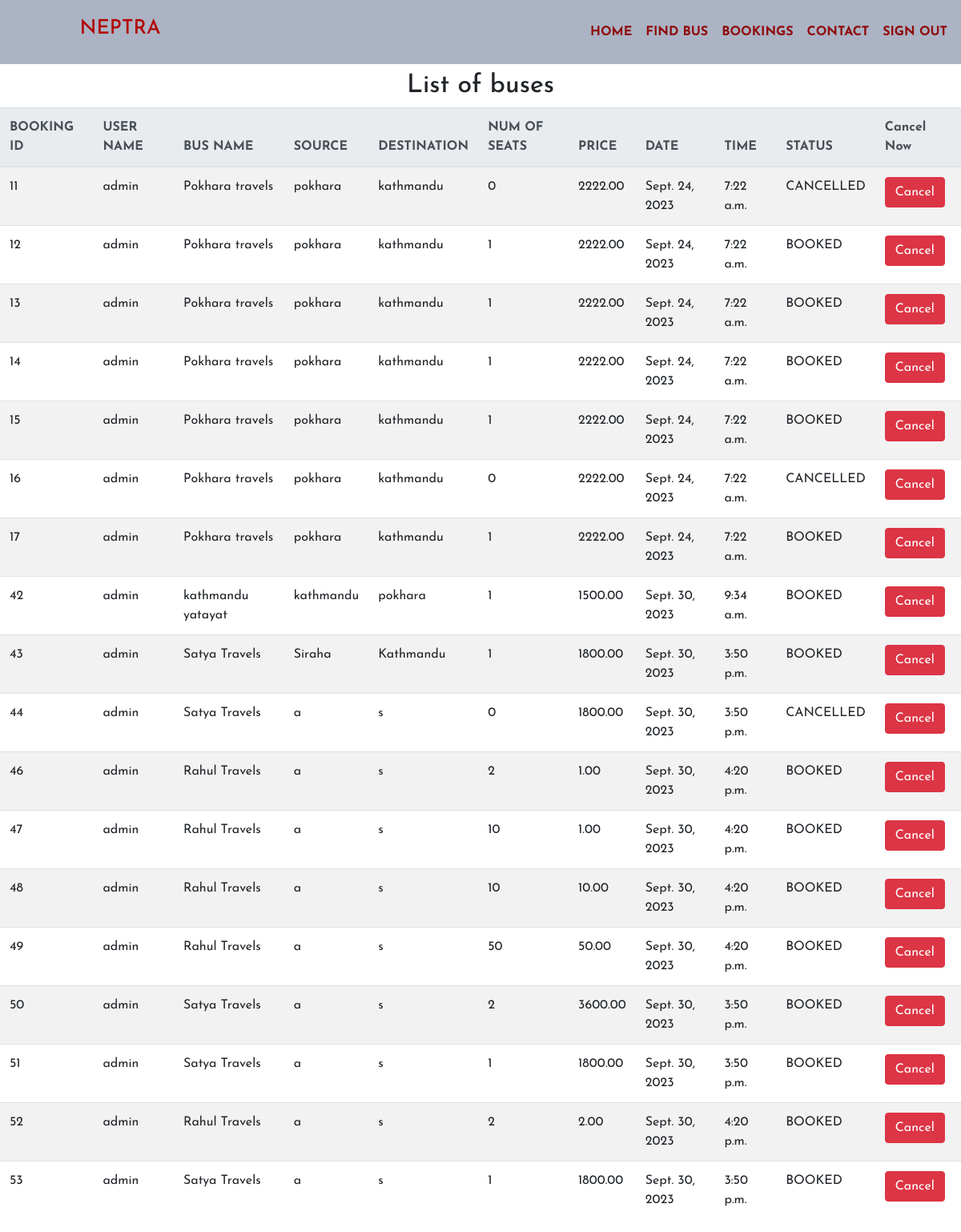
Screenshot of /seebookings (signed in) with the database file from the repository.
### myapp/models.py (models this page shows, shortened)
class Book(models.Model):
    BOOKED = 'B'
    CANCELLED = 'C'
    TICKET_STATUSES = ((BOOKED, 'Booked'),
                       (CANCELLED, 'Cancelled'),)
    email = models.EmailField()
    name = models.CharField(max_length=30)
    userid =models.CharField(max_length=5)
    busid=models.CharField(max_length=5)
    bus_name = models.CharField(max_length=30)
    source = models.CharField(max_length=30)
    dest = models.CharField(max_length=30)
    nos = models.DecimalField(decimal_places=0, max_digits=2)
    price = models.DecimalField(decimal_places=2, max_digits=6)
    date = models.DateField()
    time = models.TimeField()
    status = models.CharField(choices=TICKET_STATUSES, default=BOOKED, max_length=2)

### myapp/views.py (the view)
# urls.py: path('seebookings', views.seebookings, name="seebookings"),
@login_required(login_url='signin')
def seebookings(request,new={}):
    context = {}
    id_r = request.user.id
    book_list = Book.objects.filter(userid=id_r)
    if book_list:
        return render(request, 'myapp/booklist.html', locals())
    else:
        context["error"] = "Sorry no buses booked"
        return render(request, 'myapp/findbus.html', context)

### myapp/templates/myapp/booklist.html (shortened to what this page needs)
{% extends 'myapp/base.html' %}
{% block cssfile%}
<link rel="stylesheet" href="https://cdn.jsdelivr.net/npm/bootstrap@4.0.0/dist/css/bootstrap.min.css">
{% endblock %}
{% block content %}
<h2 style="text-align: center;">List of buses</h2>
<table class="table table-striped">
    <thead class="thead-light">
    <th scope="col">BOOKING ID</th>
    <th scope="col">USER NAME</th>
    <th  scope="col">BUS NAME</th>
    <th scope="col">SOURCE</th>
    <th scope="col">DESTINATION</th>
    <th scope="col">NUM OF SEATS</th>
    <th scope="col">PRICE</th>
    <th scope="col">DATE</th>
    <th scope="col">TIME</th>
    <th scope="col">STATUS</th>
    <th scope="col">Cancel Now</th>
    </thead>
    <tbody>
    {% for row in book_list %}
    <tr>
        <td>{{row.id}}</td>
        <td>{{row.name}}</td>
        <td>{{row.bus_name}}</td>
        <td>{{row.source}}</td>
        <td>{{row.dest}}</td>
        <td>{{row.nos}}</td>
        <td>{{row.price}}</td>
        <td>{{row.date}}</td>
        <td>{{row.time}}</td>
        <td>{{row.status}}</td>
        <td><button class="btn btn-danger" data-toggle="modal" data-target="#exampleModal" data-whatever="@mdo" ><a style="color: white;" href="/cancellings/{{row.id}}">Cancel</a></button></td>
    </tr>
    {% endfor %}
</tbody>
</table>
{% endblock %}

### myapp/templates/myapp/base.html (shortened to what this page needs)
<!DOCTYPE html>
{% load static %}
<html>
<head>
	{% block cssfile %}
	{% endblock %}
	<link rel="stylesheet" href="https://cdnjs.cloudflare.com/ajax/libs/animate.css/3.7.2/animate.min.css">
	<link rel="stylesheet" type="text/css" href="{% static 'base.css' %}">
</head>
<body>
		<nav>
			<div class="logo">
				<h1 style="font-size: 25px;"> NEPTRA </h1>
			</div>
			<div class="menu">
				<a href="{% url 'home' %}" style="color: rgb(143, 11, 11);">Home</a>
				<a class="" href="{% url 'findbus' %}" style="color: rgb(143, 11, 11);">Find Bus</a>
				<a class="" href="{% url 'seebookings' %}" style="color: rgb(143, 11, 11);">Bookings </a>
				<a class="" href="{% url 'contact' %}" style="color: rgb(143, 11, 11);">Contact</a>
				{% if request.user.is_active %}
				<a class="" href="{% url 'signout' %}" style="color: rgb(143, 11, 11);">Sign out</a>
				{% else %}
				<a class="" href="{% url 'signup' %}" style="color:  rgb(143, 11, 11);">Sign Up</a>
				{% endif %}
			</div>
		</nav>
		<div>
			{% block content %}
	{% endblock %}
		</div>
</body>
</html>

### myapp/static/base.css (style rules this page uses)
* { margin: 0; padding: 0; box-sizing: border-box; font-family: "Josefin Sans", sans-serif; }
nav { width: 100%; height: 10vh; background: rgb(171 179 196); color: #b20000; display: flex; justify-content: space-between; align-items: center; text-transform: uppercase; }
nav .logo { width: 25%; text-align: center; }
nav .menu { width: 40%; display: flex; justify-content: space-evenly; }
nav .menu a { text-decoration: none; color: white; font-weight: bold; }
nav .menu a:first-child { color: #9c1010; }

### rows the page displays
Book: id "11", name "admin", bus_name "Pokhara travels", source "pokhara", dest "kathmandu", nos "0", price "2222.00", date "Sept. 24, 2023", time "7:22 a.m.", status "CANCELLED"
Book: id "12", name "admin", bus_name "Pokhara travels", source "pokhara", dest "kathmandu", nos "1", price "2222.00", date "Sept. 24, 2023", time "7:22 a.m.", status "BOOKED"
Book: id "13", name "admin", bus_name "Pokhara travels", source "pokhara", dest "kathmandu", nos "1", price "2222.00", date "Sept. 24, 2023", time "7:22 a.m.", status "BOOKED"
Book: id "14", name "admin", bus_name "Pokhara travels", source "pokhara", dest "kathmandu", nos "1", price "2222.00", date "Sept. 24, 2023", time "7:22 a.m.", status "BOOKED"
Book: id "15", name "admin", bus_name "Pokhara travels", source "pokhara", dest "kathmandu", nos "1", price "2222.00", date "Sept. 24, 2023", time "7:22 a.m.", status "BOOKED"
Book: id "16", name "admin", bus_name "Pokhara travels", source "pokhara", dest "kathmandu", nos "0", price "2222.00", date "Sept. 24, 2023", time "7:22 a.m.", status "CANCELLED"
Book: id "17", name "admin", bus_name "Pokhara travels", source "pokhara", dest "kathmandu", nos "1", price "2222.00", date "Sept. 24, 2023", time "7:22 a.m.", status "BOOKED"
Book: id "42", name "admin", bus_name "kathmandu yatayat", source "kathmandu", dest "pokhara", nos "1", price "1500.00", date "Sept. 30, 2023", time "9:34 a.m.", status "BOOKED"
Book: id "43", name "admin", bus_name "Satya Travels", source "Siraha", dest "Kathmandu", nos "1", price "1800.00", date "Sept. 30, 2023", time "3:50 p.m.", status "BOOKED"
Book: id "44", name "admin", bus_name "Satya Travels", source "a", dest "s", nos "0", price "1800.00", date "Sept. 30, 2023", time "3:50 p.m.", status "CANCELLED"
Book: id "46", name "admin", bus_name "Rahul Travels", source "a", dest "s", nos "2", price "1.00", date "Sept. 30, 2023", time "4:20 p.m.", status "BOOKED"
Book: id "47", name "admin", bus_name "Rahul Travels", source "a", dest "s", nos "10", price "1.00", date "Sept. 30, 2023", time "4:20 p.m.", status "BOOKED"
Book: id "48", name "admin", bus_name "Rahul Travels", source "a", dest "s", nos "10", price "10.00", date "Sept. 30, 2023", time "4:20 p.m.", status "BOOKED"
Book: id "49", name "admin", bus_name "Rahul Travels", source "a", dest "s", nos "50", price "50.00", date "Sept. 30, 2023", time "4:20 p.m.", status "BOOKED"
Book: id "50", name "admin", bus_name "Satya Travels", source "a", dest "s", nos "2", price "3600.00", date "Sept. 30, 2023", time "3:50 p.m.", status "BOOKED"
Book: id "51", name "admin", bus_name "Satya Travels", source "a", dest "s", nos "1", price "1800.00", date "Sept. 30, 2023", time "3:50 p.m.", status "BOOKED"
Book: id "52", name "admin", bus_name "Rahul Travels", source "a", dest "s", nos "2", price "2.00", date "Sept. 30, 2023", time "4:20 p.m.", status "BOOKED"
Book: id "53", name "admin", bus_name "Satya Travels", source "a", dest "s", nos "1", price "1800.00", date "Sept. 30, 2023", time "3:50 p.m.", status "BOOKED"
